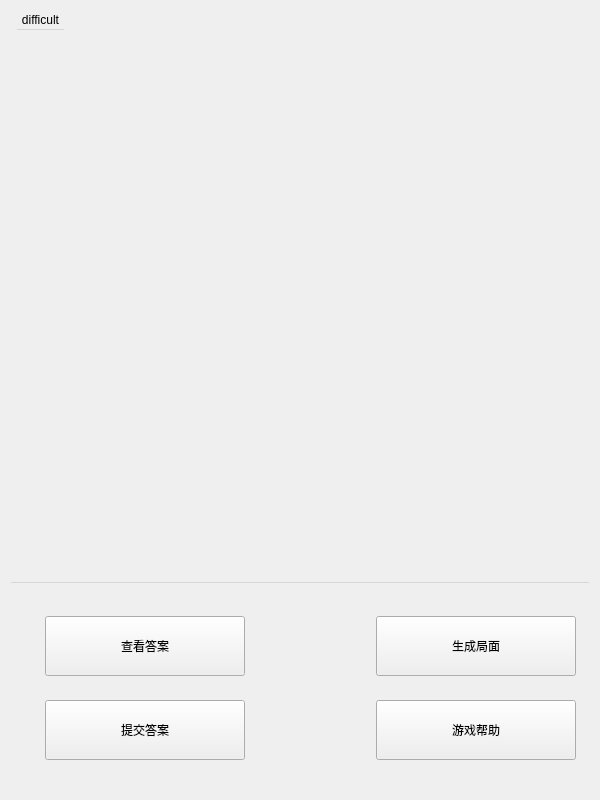
<?xml version="1.0" encoding="UTF-8"?>
<ui version="4.0">
 <class>Widget</class>
 <widget class="QWidget" name="Widget">
  <property name="geometry">
   <rect>
    <x>0</x>
    <y>0</y>
    <width>600</width>
    <height>800</height>
   </rect>
  </property>
  <property name="sizePolicy">
   <sizepolicy hsizetype="Preferred" vsizetype="Preferred">
    <horstretch>0</horstretch>
    <verstretch>0</verstretch>
   </sizepolicy>
  </property>
  <property name="minimumSize">
   <size>
    <width>600</width>
    <height>800</height>
   </size>
  </property>
  <property name="maximumSize">
   <size>
    <width>600</width>
    <height>800</height>
   </size>
  </property>
  <property name="contextMenuPolicy">
   <enum>Qt::NoContextMenu</enum>
  </property>
  <property name="windowTitle">
   <string>Widget</string>
  </property>
  <layout class="QVBoxLayout" name="verticalLayout">
   <item>
    <widget class="QMenuBar" name="widget_2">
     <widget class="QMenu" name="menu">
      <property name="title">
       <string>difficult</string>
      </property>
      <addaction name="separator"/>
      <addaction name="actionsimple"/>
      <addaction name="actionmiddle"/>
      <addaction name="actionhard"/>
     </widget>
     <addaction name="menu"/>
    </widget>
   </item>
   <item>
    <layout class="QGridLayout" name="gridLayout">
     <property name="sizeConstraint">
      <enum>QLayout::SetFixedSize</enum>
     </property>
    </layout>
   </item>
   <item>
    <widget class="QWidget" name="widget" native="true">
     <property name="minimumSize">
      <size>
       <width>600</width>
       <height>200</height>
      </size>
     </property>
     <property name="maximumSize">
      <size>
       <width>600</width>
       <height>200</height>
      </size>
     </property>
     <layout class="QGridLayout" name="gridLayout_2">
      <item row="0" column="2">
       <spacer name="horizontalSpacer">
        <property name="orientation">
         <enum>Qt::Horizontal</enum>
        </property>
        <property name="sizeType">
         <enum>QSizePolicy::Fixed</enum>
        </property>
        <property name="sizeHint" stdset="0">
         <size>
          <width>100</width>
          <height>20</height>
         </size>
        </property>
       </spacer>
      </item>
      <item row="0" column="1">
       <widget class="QPushButton" name="btn_answer">
        <property name="minimumSize">
         <size>
          <width>200</width>
          <height>60</height>
         </size>
        </property>
        <property name="maximumSize">
         <size>
          <width>200</width>
          <height>60</height>
         </size>
        </property>
        <property name="text">
         <string>查看答案</string>
        </property>
       </widget>
      </item>
      <item row="0" column="3">
       <widget class="QPushButton" name="btn_create">
        <property name="minimumSize">
         <size>
          <width>200</width>
          <height>60</height>
         </size>
        </property>
        <property name="maximumSize">
         <size>
          <width>200</width>
          <height>60</height>
         </size>
        </property>
        <property name="text">
         <string>生成局面</string>
        </property>
       </widget>
      </item>
      <item row="2" column="3">
       <widget class="QPushButton" name="btn_help">
        <property name="minimumSize">
         <size>
          <width>200</width>
          <height>60</height>
         </size>
        </property>
        <property name="maximumSize">
         <size>
          <width>200</width>
          <height>60</height>
         </size>
        </property>
        <property name="text">
         <string>游戏帮助</string>
        </property>
       </widget>
      </item>
      <item row="2" column="1">
       <widget class="QPushButton" name="btn_submit">
        <property name="minimumSize">
         <size>
          <width>200</width>
          <height>60</height>
         </size>
        </property>
        <property name="maximumSize">
         <size>
          <width>200</width>
          <height>60</height>
         </size>
        </property>
        <property name="text">
         <string>提交答案</string>
        </property>
       </widget>
      </item>
     </layout>
    </widget>
   </item>
  </layout>
  <action name="actionsimple">
   <property name="text">
    <string>simple</string>
   </property>
  </action>
  <action name="actionmiddle">
   <property name="text">
    <string>middle</string>
   </property>
  </action>
  <action name="actionhard">
   <property name="text">
    <string>hard</string>
   </property>
  </action>
 </widget>
 <resources/>
 <connections/>
</ui>
